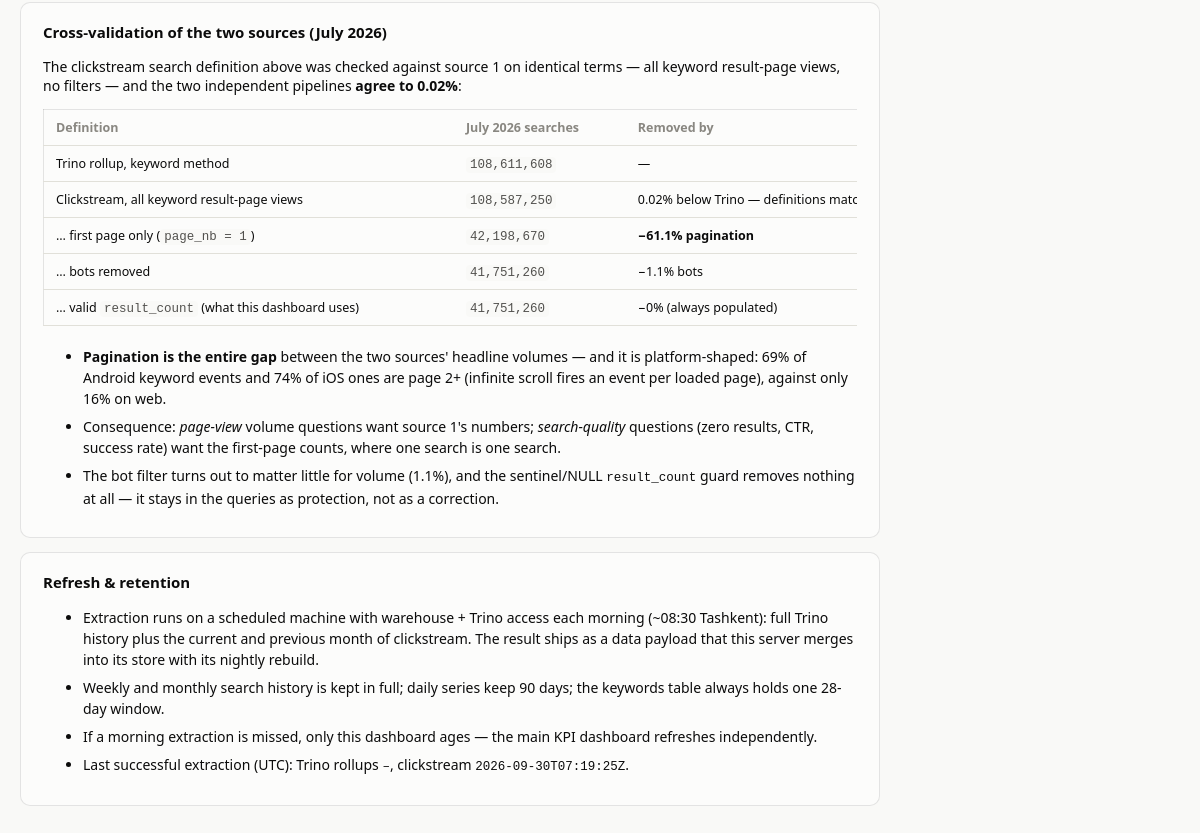
The app's page /search/methodology (signed in, lower part), older data.
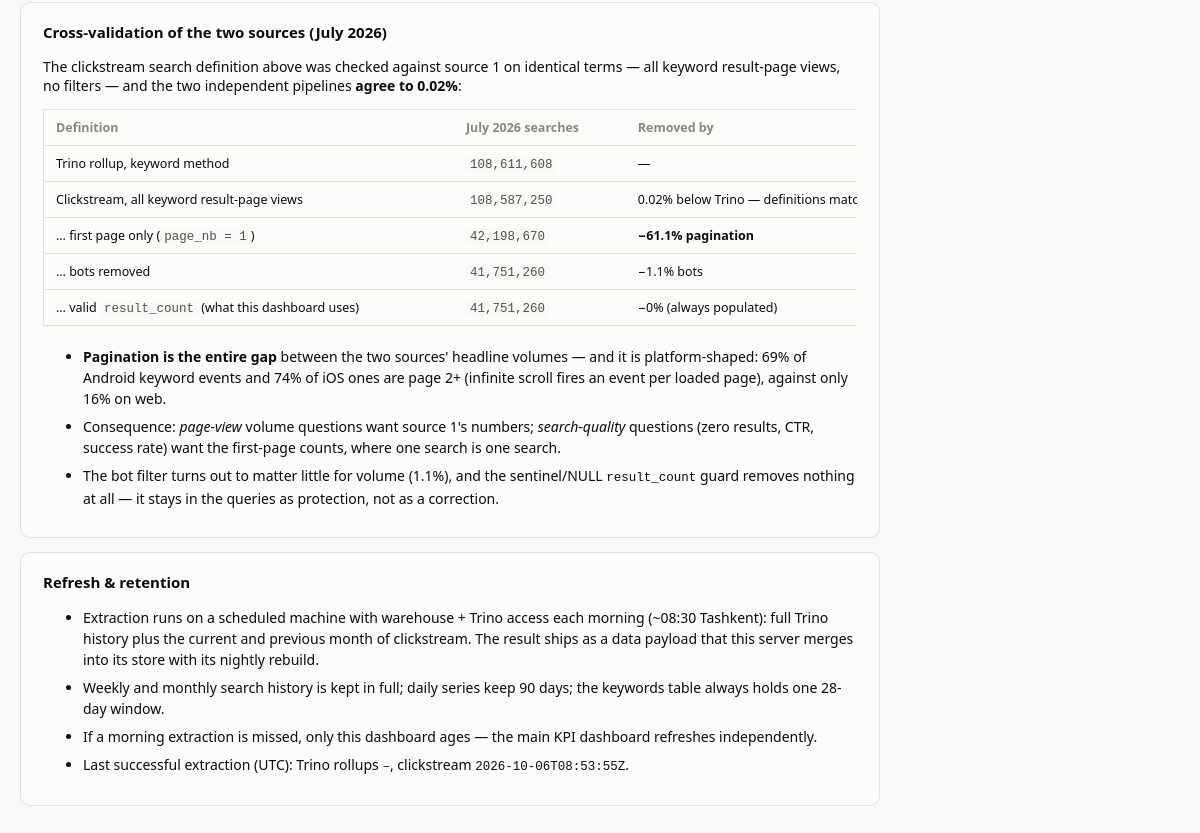
The same page, newer data.
### tables this page shows
CREATE TABLE meta (
  metric           TEXT PRIMARY KEY,
  status           TEXT NOT NULL,
  extracted_at_utc TEXT,
  latest_period    TEXT,
  rows             INTEGER,
  error            TEXT
);

### webapp/app.py (the view)
    @app.route("/search/methodology")
    def search_methodology():
        built, age_h, level = data.freshness() if data.available() else (None, None, "missing")
        m = data.meta() if data.available() else {}
        extracted = {k: (m.get(k) or {}).get("extracted_at_utc")
                     for k in ("search_trino", "search_hydra")}
        trino_sqls, hydra_sqls = [], []
        sql_dir = Path(__file__).resolve().parent.parent / "sql" / "search"
        try:
            for f in sorted(sql_dir.glob("*.sql")):
                entry = {"name": f.name, "text": f.read_text()}
                (hydra_sqls if f.name.startswith("hydra_")
                 else trino_sqls).append(entry)
        except OSError:
            pass
        return render_template(
            "search_methodology.html", tabs=SEARCH_TABS,
            active="search_methodology", built_at=built, age_hours=age_h,
            freshness=level, dash_title=SEARCH_DASH_TITLE, extracted=extracted,
            trino_sqls=trino_sqls, hydra_sqls=hydra_sqls,
        )

### webapp/data.py (called while the page is built)
def _conn():
    conn = sqlite3.connect("file:%s?mode=ro" % SNAPSHOT_PATH, uri=True)
    conn.row_factory = sqlite3.Row
    return conn

def available():
    try:
        conn = _conn()
        conn.execute("SELECT 1 FROM snapshot_info LIMIT 1")
        conn.close()
        return True
    except sqlite3.Error:
        return False

def snapshot_info():
    with _conn() as conn:
        return {r["key"]: r["value"] for r in conn.execute("SELECT key, value FROM snapshot_info")}

def meta():
    with _conn() as conn:
        return {
            r["metric"]: dict(r)
            for r in conn.execute("SELECT * FROM meta ORDER BY metric")
        }

def freshness():
    info = snapshot_info()
    built = info.get("built_at_utc")
    if not built:
        return None, None, "missing"
    dt = datetime.strptime(built, "%Y-%m-%dT%H:%M:%SZ").replace(tzinfo=timezone.utc)
    age_h = (datetime.now(timezone.utc) - dt).total_seconds() / 3600.0
    level = "green" if age_h < 36 else ("amber" if age_h < 72 else "red")
    return built, round(age_h, 1), level

### webapp/templates/search_methodology.html (shortened to what this page needs)
{% extends "base.html" %}
{% block content %}
<div class="method">
<section>
  <h3>Cross-validation of the two sources (July 2026)</h3>
  <p>
    The clickstream search definition above was checked against source 1 on
    identical terms — all keyword result-page views, no filters — and the two
    independent pipelines <strong>agree to 0.02%</strong>:
  </p>
  <div class="dict-wrap">
  <table class="dict">
    <thead><tr><th>Definition</th><th>July 2026 searches</th><th>Removed by</th></tr></thead>
    <tbody>
      <tr><td>Trino rollup, keyword method</td>
          <td><code>108,611,608</code></td><td>—</td></tr>
      <tr><td>Clickstream, all keyword result-page views</td>
          <td><code>108,587,250</code></td>
          <td>0.02% below Trino — definitions match</td></tr>
      <tr><td>… first page only (<code>page_nb = 1</code>)</td>
          <td><code>42,198,670</code></td>
          <td><strong>−61.1% pagination</strong></td></tr>
      <tr><td>… bots removed</td>
          <td><code>41,751,260</code></td><td>−1.1% bots</td></tr>
      <tr><td>… valid <code>result_count</code> (what this dashboard uses)</td>
          <td><code>41,751,260</code></td><td>−0% (always populated)</td></tr>
    </tbody>
  </table>
  </div>
  <ul>
    <li><strong>Pagination is the entire gap</strong> between the two sources'
      headline volumes — and it is platform-shaped: 69% of Android keyword
      events and 74% of iOS ones are page 2+ (infinite scroll fires an event
      per loaded page), against only 16% on web.</li>
    <li>Consequence: <em>page-view</em> volume questions want source 1's
      numbers; <em>search-quality</em> questions (zero results, CTR, success
      rate) want the first-page counts, where one search is one search.</li>
    <li>The bot filter turns out to matter little for volume (1.1%), and the
      sentinel/NULL <code>result_count</code> guard removes nothing at all —
      it stays in the queries as protection, not as a correction.</li>
  </ul>
</section>
<section>
  <h3>Refresh &amp; retention</h3>
  <ul>
    <li>Extraction runs on a scheduled machine with warehouse + Trino access
      each morning (~08:30 Tashkent): full Trino history plus the current and
      previous month of clickstream. The result ships as a data payload that
      this server merges into its store with its nightly rebuild.</li>
    <li>Weekly and monthly search history is kept in full; daily series keep
      90 days; the keywords table always holds one 28-day window.</li>
    <li>If a morning extraction is missed, only this dashboard ages — the
      main KPI dashboard refreshes independently.</li>
    <li>Last successful extraction (UTC):
      Trino rollups <code>{{ extracted.search_trino or "–" }}</code>,
      clickstream <code>{{ extracted.search_hydra or "–" }}</code>.</li>
  </ul>
</section>
</div>
{% endblock %}

### webapp/templates/base.html (shortened to what this page needs)
<!doctype html>
<html lang="en">
<head>
<link rel="stylesheet" href="{{ url_for('static', filename='style.css') }}">
</head>
<body>
<main>
{% block content %}{% endblock %}
</main>
</body>
</html>

### webapp/static/style.css (style rules this page uses)
:root { color-scheme: light; --page: #f9f9f7; --surface: #fcfcfb; --ink: #0b0b0b; --ink-2: #52514e; --muted: #898781; --grid: #e1e0d9; --baseline: #c3c2b7; --border: rgba(11, 11, 11, 0.10); --good: #006300; --bad: #d03b3b; --accent: #2a78d6; --series-1: #2a78d6; --series-2: #eb6834; --series-3: #1baf7a; --series-4: #eda100; --series-5: #e87ba4; --series-6: #008300; --series-7: #4a3aa7; --series-8: #e34948; --spark: #c3c2b7; --diverge-neg: #e34948; --fresh-green: #0ca30c; --fresh-amber: #fab219; --fresh-red: #d03b3b; }
* { box-sizing: border-box; }
body { margin: 0; background: var(--page); color: var(--ink); font-family: system-ui, -apple-system, "Segoe UI", sans-serif; font-size: 14px; }
main { max-width: 1280px; margin: 0 auto; padding: 20px; }
.dict-wrap { overflow-x: auto; }
.dict { border-collapse: collapse; font-size: 13px; min-width: 900px; background: var(--surface); border: 1px solid var(--border); border-radius: 10px; }
.dict th, .dict td { text-align: left; vertical-align: top; padding: 9px 12px; border-bottom: 1px solid var(--grid); }
.dict th { color: var(--muted); font-weight: 600; background: var(--surface); }
.dict code { font-size: 11.5px; color: var(--ink-2); background: var(--page); padding: 1px 4px; border-radius: 4px; }
.method { max-width: 860px; }
.method section { background: var(--surface); border: 1px solid var(--border); border-radius: 10px; padding: 4px 22px 14px; margin-bottom: 14px; }
.method h3 { font-size: 15px; }
.method li { margin-bottom: 7px; line-height: 1.5; }
.method table.dict { font-size: 12.5px; margin-bottom: 6px; }

Row changes from the older to the newer data that the page shows:
changed meta: extracted_at_utc "2026-09-30T07:19:25Z" → "2026-10-06T08:53:55Z"
